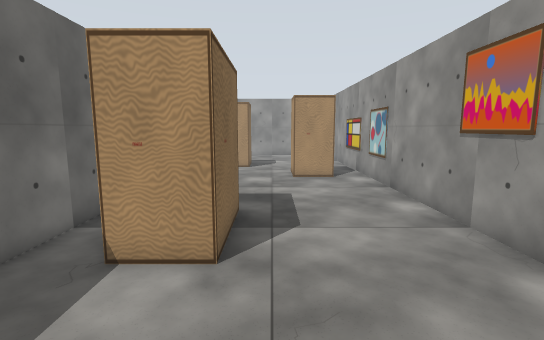
View 1 (above)

16 first-person views from a walk through a Gazebo world. The camera is 1.2 m above the floor, tilts 8° down and sees 85° across. Floor lines are 1 m apart. The floor is counted in squares, 0.5 m on a side. Each view is taken from the middle of a square. On the plan, view 1 faces up. The plan holds only what a view shows up to about 18 squares ahead; the rest is blank. The place goes on beyond the plan.

View 2
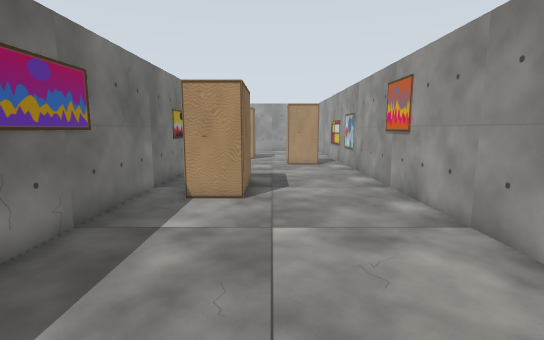

View 3
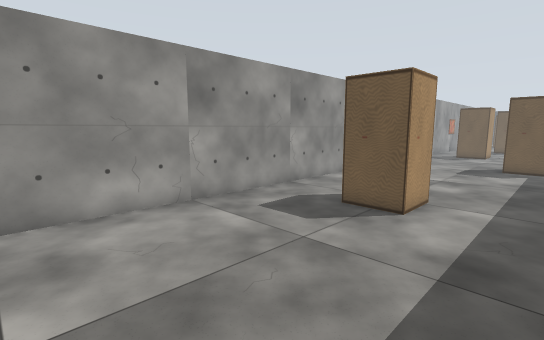

View 4
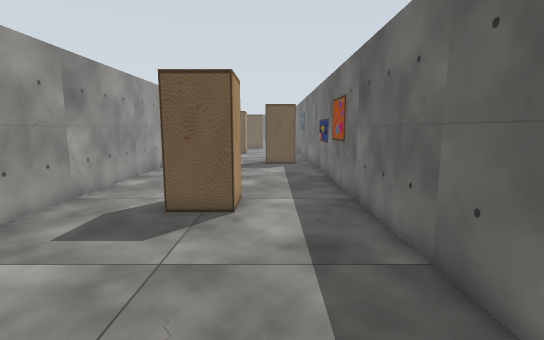

View 5
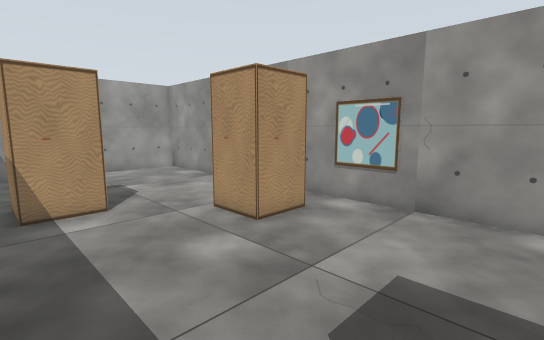

View 6
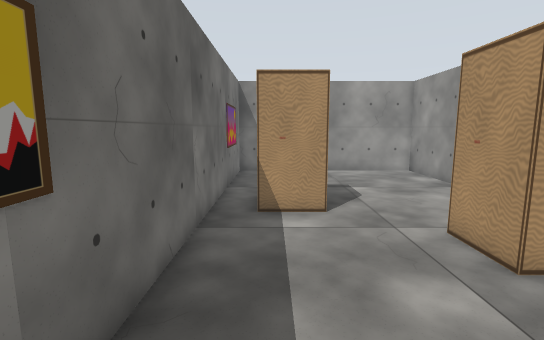

View 7
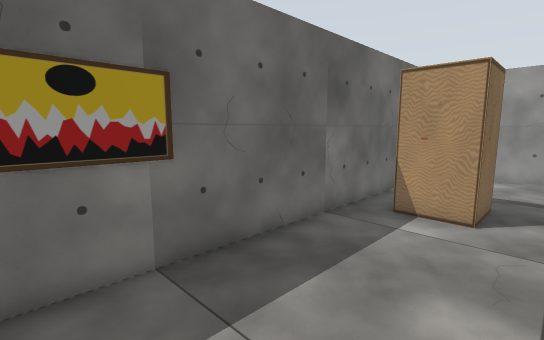

View 8
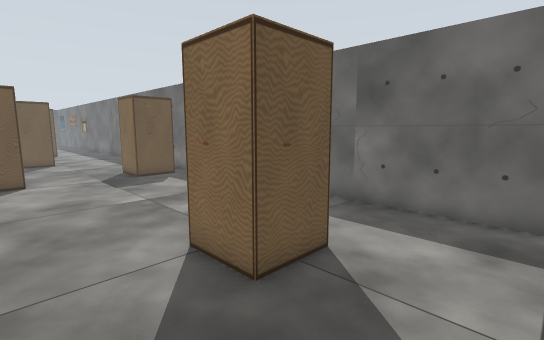

View 9
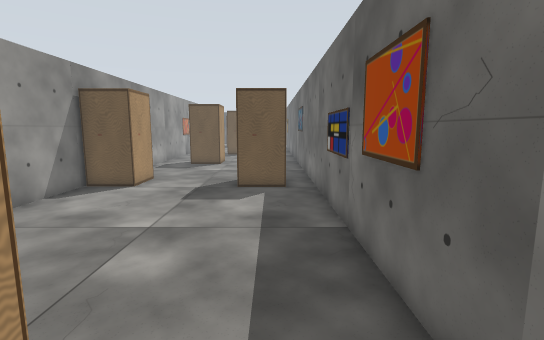

View 10
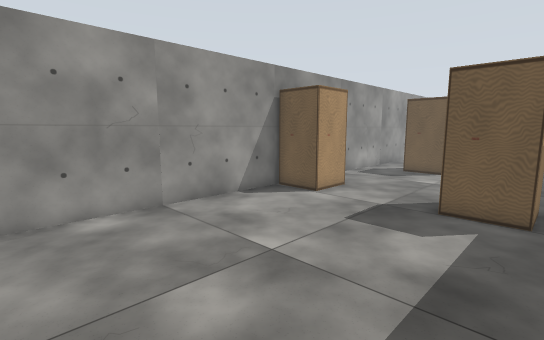

View 11
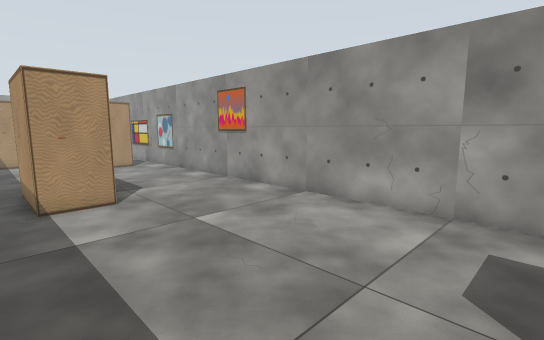

View 12
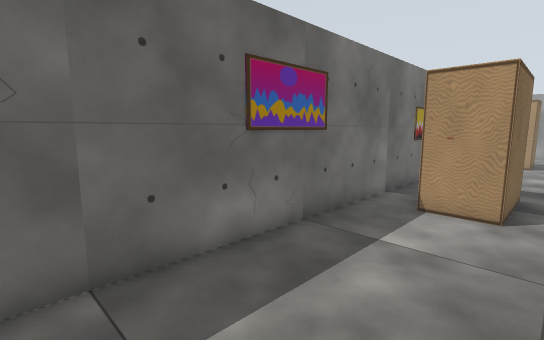

View 13
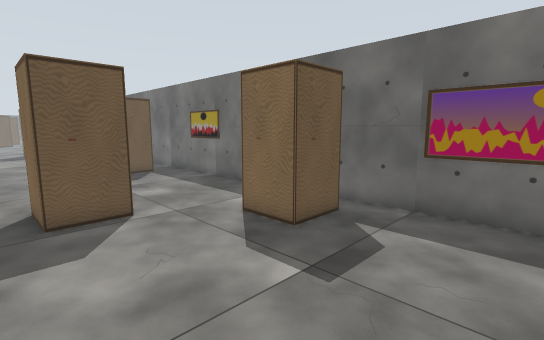

View 14
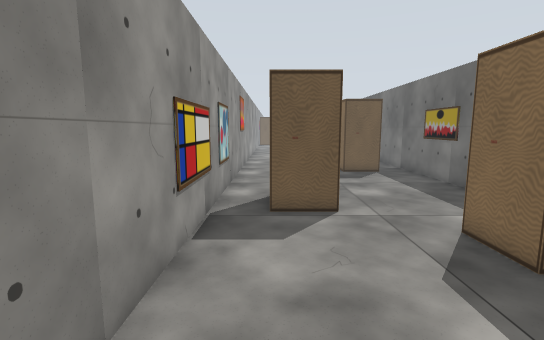

View 15
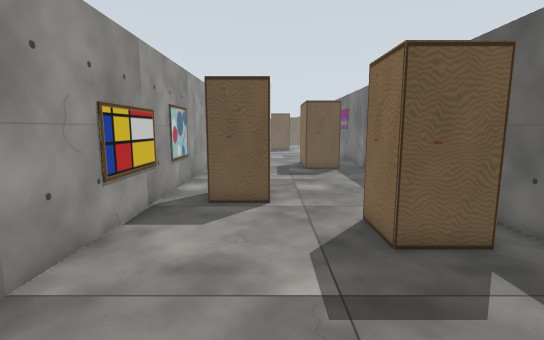

View 16
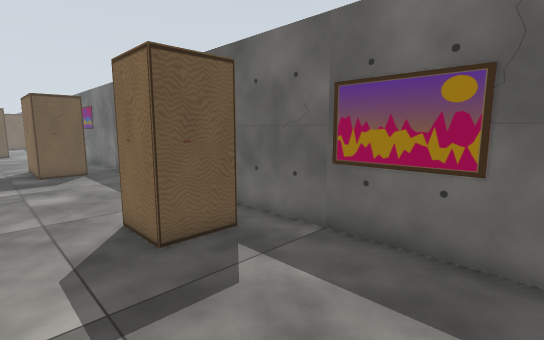

### Floor plan
Key: @ floor where view 1 was taken; # wall or solid block; . floor; B brown box.
Columns run from 5 left of view 1 to 5 right of it. Each row starts with its distance up from view 1.
 27 ###########
 26 #.........#
 25 #.........#
 24 #.........#
 23 #.........#
 22 #.........#
 21 #.........#
 20 #.BBB.....#
 19 #.B B.....#
 18 #.BB......#
 17 #.....BBB.#
 16 #.....B B.#
 15 #.....BBB.#
 14 #.........#
 13 #.........#
 12 #.........#
 11 #.........#
 10 #.........#
  9 #.BBB.....#
  8 #.B B.....#
  7 #.B B.....#
  6 #.B B.....#
  5 #.BBB.....#
  4 #.........#
  3 #.........#
  2 #.........#
  1 #.........#
  0 #....@....#
 -1 #.........#
 -2 #.........#
 -3 #.........#
 -4 #.........#
 -5 #.........#
 -6 #...BBB...#
 -7 #...B B...#
 -8 #...B B...#
 -9 #.........#
-10 #.........#
-11 #.........#
-12 #.........#
-13 #.........#
-14 #.........#
-15 #.........#
-16 #.........#
-17 #.........#
-18 #BBB....BB#
-19 #B B....B
-20 #B B....B

Where each view was taken, in squares from view 1:
view 1: 0 up, 0 right, facing up
view 2: 5 down, 0 right, facing up
view 3: 2 up, 4 left, facing down-right
view 4: 2 up, 2 left, facing down
view 5: 9 up, 4 left, facing up-right
view 6: 10 up, 3 left, facing up
view 7: 10 up, 0 right, facing up-left
view 8: 3 down, 4 right, facing down-left
view 9: 6 down, 3 left, facing down
view 10: 9 down, 4 left, facing down-right
view 11: 5 down, 4 left, facing up-right
view 12: 4 down, 0 right, facing up-left
view 13: 25 up, 4 right, facing down-left
view 14: 25 up, 3 right, facing down
view 15: 26 up, 1 right, facing down
view 16: 26 up, 1 right, facing down-left
